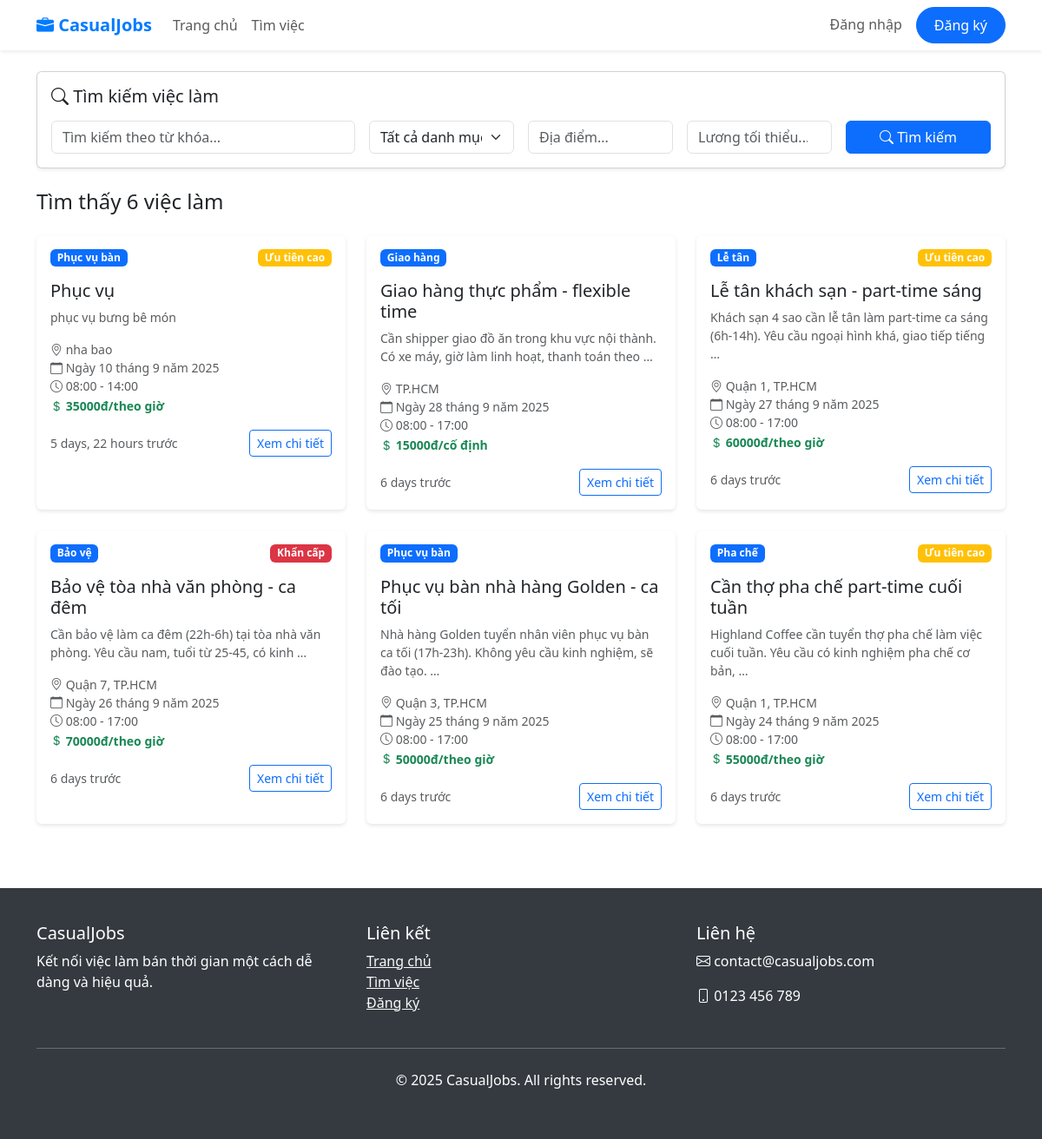
Screenshot of /jobs/ with the database file from the repository.
### jobs/models.py (models this page shows, shortened)
class JobPost(models.Model):
    PRIORITY_CHOICES = (
        ('low', 'Thấp'),
        ('normal', 'Bình thường'),
        ('high', 'Cao'),
        ('urgent', 'Khẩn cấp'),
    )
    PAYMENT_TYPES = (
        ('hourly', 'Theo giờ'),
        ('daily', 'Theo ngày'),
        ('fixed', 'Cố định'),
    )
    STATUS_CHOICES = (
        ('draft', 'Nháp'),
        ('published', 'Đã đăng'),
        ('closed', 'Đã đóng'),
        ('expired', 'Hết hạn'),
    )
    title = models.CharField(max_length=200, help_text='Tiêu đề bài đăng')
    description = models.TextField(help_text='Mô tả chi tiết công việc')
    employer = models.ForeignKey(settings.AUTH_USER_MODEL, on_delete=models.CASCADE,
                                related_name='job_posts', limit_choices_to={'user_type': 'employer'})
    category = models.ForeignKey(JobCategory, on_delete=models.CASCADE, related_name='jobs')
    location = models.CharField(max_length=200, help_text='Địa điểm làm việc')
    work_date = models.DateField(help_text='Ngày làm việc')
    work_time_start = models.TimeField(help_text='Giờ bắt đầu')
    work_time_end = models.TimeField(help_text='Giờ kết thúc')
    duration_hours = models.DecimalField(max_digits=5, decimal_places=2,
                                        help_text='Số giờ làm việc')
    payment_type = models.CharField(max_length=10, choices=PAYMENT_TYPES, default='hourly')
    payment_amount = models.DecimalField(max_digits=10, decimal_places=2,
                                        help_text='Số tiền (VND)')
    required_skills = models.TextField(blank=True,
                                      help_text='Kỹ năng yêu cầu (cách nhau bởi dấu phẩy)')
    experience_required = models.PositiveIntegerField(default=0,
                                                     help_text='Số năm kinh nghiệm yêu cầu')
    number_of_workers = models.PositiveIntegerField(default=1,
                                                   help_text='Số lượng người cần tuyển')
    status = models.CharField(max_length=10, choices=STATUS_CHOICES, default='draft')
    priority = models.CharField(max_length=10, choices=PRIORITY_CHOICES, default='normal')
    application_deadline = models.DateTimeField(help_text='Hạn nộp đơn ứng tuyển')
    created_at = models.DateTimeField(auto_now_add=True)
    updated_at = models.DateTimeField(auto_now=True)
    contact_phone = models.CharField(max_length=15, blank=True)
    contact_email = models.EmailField(blank=True)
    class Meta:
        verbose_name = 'Bài đăng việc làm'
        verbose_name_plural = 'Bài đăng việc làm'
        ordering = ['-created_at', '-priority']

class JobCategory(models.Model):
    name = models.CharField(max_length=100, unique=True, help_text='Tên danh mục công việc')
    description = models.TextField(blank=True, help_text='Mô tả danh mục')
    icon = models.CharField(max_length=50, blank=True, help_text='CSS class cho icon')
    color = models.CharField(max_length=7, default='#007bff', help_text='Màu sắc hiển thị (hex)')
    is_active = models.BooleanField(default=True)
    created_at = models.DateTimeField(auto_now_add=True)
    class Meta:
        verbose_name = 'Danh mục công việc'
        verbose_name_plural = 'Danh mục công việc'
        ordering = ['name']
    def __str__(self):
        return self.name

### jobs/views.py (the view)
# urls.py: path('', views.job_list_view, name='job_list'),
def job_list_view(request):
    form = JobSearchForm(request.GET)
    jobs = JobPost.objects.filter(status='published').order_by('-created_at')
    if form.is_valid():
        keyword = form.cleaned_data.get('keyword')
        category = form.cleaned_data.get('category')
        location = form.cleaned_data.get('location')
        payment_min = form.cleaned_data.get('payment_min')
        payment_max = form.cleaned_data.get('payment_max')
        if keyword:
            jobs = jobs.filter(
                Q(title__icontains=keyword) |
                Q(description__icontains=keyword) |
                Q(required_skills__icontains=keyword)
            )
        if category:
            jobs = jobs.filter(category=category)
        if location:
            jobs = jobs.filter(location__icontains=location)
        if payment_min:
            jobs = jobs.filter(payment_amount__gte=payment_min)
        if payment_max:
            jobs = jobs.filter(payment_amount__lte=payment_max)
    paginator = Paginator(jobs, 12)  # 12 jobs per page
    page_number = request.GET.get('page')
    page_obj = paginator.get_page(page_number)
    context = {
        'page_obj': page_obj,
        'form': form,
        'total_jobs': jobs.count(),
    }
    return render(request, 'jobs/job_list.html', context)

### templates/jobs/job_list.html (shortened to what this page needs)
{% extends 'base.html' %}
{% block content %}
<div class="container py-4">
    <div class="row mb-4">
        <div class="col-12">
            <div class="card shadow-sm">
                <div class="card-body">
                    <h5 class="card-title mb-3">
                        <i class="bi bi-search"></i> Tìm kiếm việc làm
                    </h5>
                    <form method="get" class="row g-3">
                        <div class="col-md-4">
                            {{ form.keyword }}
                        </div>
                        <div class="col-md-2">
                            {{ form.category }}
                        </div>
                        <div class="col-md-2">
                            {{ form.location }}
                        </div>
                        <div class="col-md-2">
                            {{ form.payment_min }}
                        </div>
                        <div class="col-md-2">
                            <button type="submit" class="btn btn-primary w-100">
                                <i class="bi bi-search"></i> Tìm kiếm
                            </button>
                        </div>
                    </form>
                </div>
            </div>
        </div>
    </div>
    <div class="row mb-3">
        <div class="col-md-6">
            <h4>Tìm thấy {{ total_jobs }} việc làm</h4>
        </div>
        <div class="col-md-6 text-md-end">
        </div>
    </div>
    <div class="row g-4">
        {% for job in page_obj %}
        <div class="col-md-6 col-lg-4">
            <div class="card job-card h-100">
                <div class="card-body">
                    <div class="d-flex justify-content-between align-items-start mb-3">
                        <span class="badge bg-primary">{{ job.category.name }}</span>
                        {% if job.priority == 'urgent' %}
                            <span class="badge bg-danger">Khẩn cấp</span>
                        {% elif job.priority == 'high' %}
                            <span class="badge bg-warning">Ưu tiên cao</span>
                        {% endif %}
                    </div>
                    <h5 class="card-title mb-2">{{ job.title }}</h5>
                    <p class="card-text text-muted small">{{ job.description|truncatewords:20 }}</p>
                    <div class="mb-3">
                        <small class="text-muted d-block">
                            <i class="bi bi-geo-alt"></i> {{ job.location }}
                        </small>
                        <small class="text-muted d-block">
                            <i class="bi bi-calendar"></i> {{ job.work_date }}
                        </small>
                        <small class="text-muted d-block">
                            <i class="bi bi-clock"></i> {{ job.work_time_start }} - {{ job.work_time_end }}
                        </small>
                        <small class="fw-bold text-success">
                            <i class="bi bi-currency-dollar"></i> {{ job.payment_amount|floatformat:0 }}đ/{{ job.get_payment_type_display|lower }}
                        </small>
                    </div>
                    <div class="d-flex justify-content-between align-items-center">
                        <small class="text-muted">{{ job.created_at|timesince }} trước</small>
                        <a href="{% url 'jobs:job_detail' job.pk %}" class="btn btn-outline-primary btn-sm">
                            Xem chi tiết
                        </a>
                    </div>
                </div>
            </div>
        </div>
        {% empty %}
        <div class="col-12 text-center py-5">
            <i class="bi bi-search" style="font-size: 4rem; color: #dee2e6;"></i>
            <h4 class="mt-3 text-muted">Không tìm thấy việc làm phù hợp</h4>
            <p class="text-muted">Hãy thử thay đổi từ khóa tìm kiếm hoặc bộ lọc của bạn.</p>
        </div>
        {% endfor %}
    </div>
</div>
{% endblock %}

### templates/base.html (style rules this page uses)
:root { --primary-color: #007bff; --secondary-color: #6c757d; --success-color: #28a745; --warning-color: #ffc107; --danger-color: #dc3545; }
.job-card { transition: transform 0.2s ease-in-out; border: none; box-shadow: 0 2px 4px rgba(0,0,0,0.1); }

### rows the page displays
JobPost: category.name "Phục vụ bàn", priority "Ưu tiên cao", title "Phục vụ", description "phục vụ bưng bê món", location "nha bao", work_date "Ngày 10 tháng 9 năm 2025", work_time_start "08:00", work_time_end "14:00", payment_amount "35000", payment_type "theo giờ", created_at "5 days, 22 hours"
JobPost: category.name "Giao hàng", title "Giao hàng thực phẩm - flexible time", description "Cần shipper giao đồ ăn trong khu vực nội thành. Có xe máy, giờ làm linh hoạt, thanh toán theo …", location "TP.HCM", work_date "Ngày 28 tháng 9 năm 2025", work_time_start "08:00", work_time_end "17:00", payment_amount "15000", payment_type "cố định", created_at "6 days"
JobPost: category.name "Lễ tân", priority "Ưu tiên cao", title "Lễ tân khách sạn - part-time sáng", description "Khách sạn 4 sao cần lễ tân làm part-time ca sáng (6h-14h). Yêu cầu ngoại hình khá, giao tiếp tiếng …", location "Quận 1, TP.HCM", work_date "Ngày 27 tháng 9 năm 2025", work_time_start "08:00", work_time_end "17:00", payment_amount "60000", payment_type "theo giờ", created_at "6 days"
JobPost: category.name "Bảo vệ", priority "Khẩn cấp", title "Bảo vệ tòa nhà văn phòng - ca đêm", description "Cần bảo vệ làm ca đêm (22h-6h) tại tòa nhà văn phòng. Yêu cầu nam, tuổi từ 25-45, có kinh …", location "Quận 7, TP.HCM", work_date "Ngày 26 tháng 9 năm 2025", work_time_start "08:00", work_time_end "17:00", payment_amount "70000", payment_type "theo giờ", created_at "6 days"
JobPost: category.name "Phục vụ bàn", title "Phục vụ bàn nhà hàng Golden - ca tối", description "Nhà hàng Golden tuyển nhân viên phục vụ bàn ca tối (17h-23h). Không yêu cầu kinh nghiệm, sẽ đào tạo. …", location "Quận 3, TP.HCM", work_date "Ngày 25 tháng 9 năm 2025", work_time_start "08:00", work_time_end "17:00", payment_amount "50000", payment_type "theo giờ", created_at "6 days"
JobPost: category.name "Pha chế", priority "Ưu tiên cao", title "Cần thợ pha chế part-time cuối tuần", description "Highland Coffee cần tuyển thợ pha chế làm việc cuối tuần. Yêu cầu có kinh nghiệm pha chế cơ bản, …", location "Quận 1, TP.HCM", work_date "Ngày 24 tháng 9 năm 2025", work_time_start "08:00", work_time_end "17:00", payment_amount "55000", payment_type "theo giờ", created_at "6 days"

### other values shown
{{ total_jobs }} "6"
